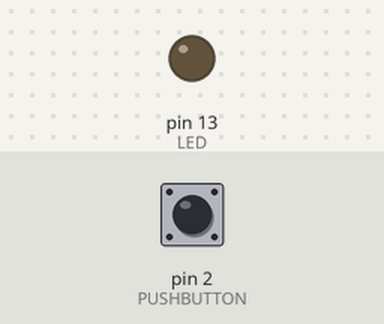
A sketch run on a simulated Arduino Uno, built with avr-gcc and run on an emulated ATmega328P. Parts: output pins drawn as LEDs (lit = HIGH). Dashed ring = blinking. The test bench sets the inputs (shaded band); at power-on: pin 2 (PUSHBUTTON) LOW.

Above: at 1.2 s.
1.3 s: pin 2 (PUSHBUTTON) pulled HIGH for 0.15 s
At 1.67 s:
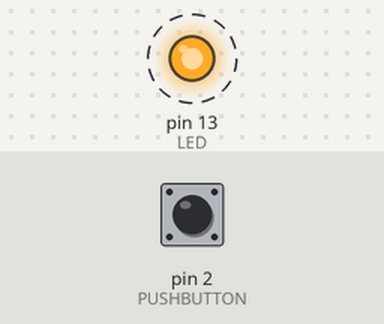
Timing chart, 0 to 10.3 s (numbered marks = the images above; inputs shaded):
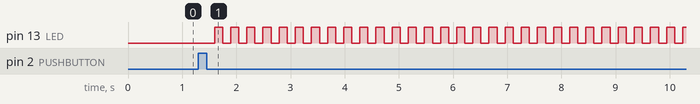

The sketch:

push_button.ino
```cpp
#define     LED                         13
#define     PUSHBUTTON                   2


#define     DEBOUNCE_TIME               30
#define     DEFAULT_WAIT              1000
#define     DEFAULT_LED_STATE         HIGH
#define     DEFAULT_PREV_LED_STATE     LOW

#define     NOT_PRESSED                  1
#define     PRESSING                     2
#define     PRESSED                      3
#define     RELEASING                    4


unsigned long now;
unsigned long wait;
int button_state;
int led_state;
int prev_led_state;
unsigned long button_change_state_time;
unsigned long time_start;
unsigned long time_end;


void setup () {
  led_state = DEFAULT_LED_STATE;
  wait = DEFAULT_WAIT;
  button_state = NOT_PRESSED;
  button_change_state_time = millis();

  pinMode(LED, OUTPUT);
  pinMode(PUSHBUTTON, INPUT);

  Serial.begin(9600);
}


void loop () {
  now = millis();
  prev_led_state = led_state;

  if (digitalRead(PUSHBUTTON) == HIGH) {
    if (button_state == NOT_PRESSED) {
      button_state = PRESSING;
    } else {
      button_state = PRESSED;
    }
  } else {
    if (button_state == PRESSED) {
      button_state = RELEASING;
    } else {
      button_state = NOT_PRESSED;
    }
  }

  if (button_state == PRESSING || button_state == RELEASING) {
    delay(DEBOUNCE_TIME);
  }

  if (button_state == PRESSING) {
    //Serial.println("PRESSING");
    time_start = now;
    led_state = HIGH;
    wait = 250;
  } else if (button_state == RELEASING) {
    //Serial.println("RELEASING");
    time_end = now;
    button_change_state_time = time_end;
    wait = time_end - time_start;
    led_state = LOW;
    //Serial.print("wait = ");
    //Serial.println(wait);
  } else if (now >= button_change_state_time + wait) {
    //Serial.println("TIMEOUT");
    led_state = (led_state == HIGH ? LOW : HIGH);
    button_change_state_time = now;
    //Serial.print("Changing state at ");
    //Serial.println(now);
  }

  if (led_state != prev_led_state) {
    digitalWrite(LED, led_state);
  }
}
```

Measured:
- after the input at 1.3 s, pin 13 (LED): alternates HIGH for 0.15 s and LOW for 0.15 s, starting after 0.30 s
